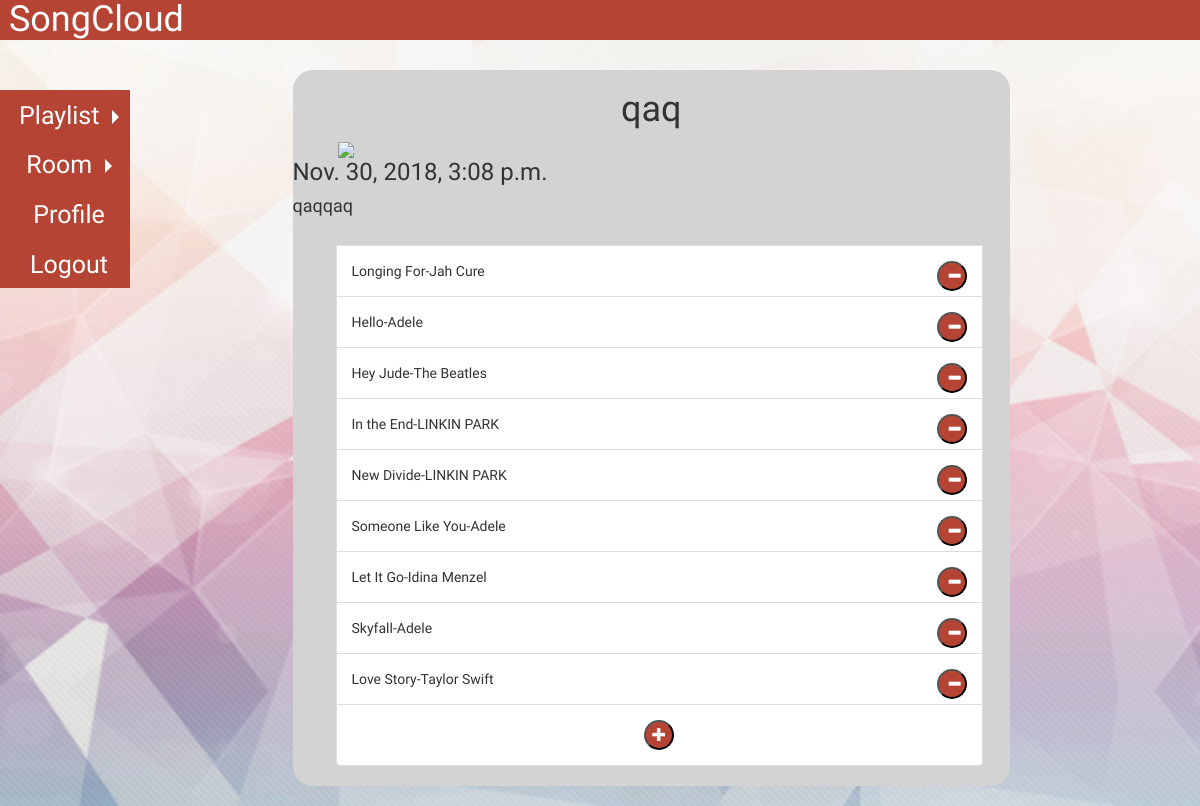
Page /songcloud/playlist/2 on the committed database.
### songcloud/models.py (models this page shows, shortened)
class Playlist(models.Model):
    owner = models.ForeignKey(User, on_delete=models.CASCADE)
    songs = models.ManyToManyField(Song)
    name = models.CharField(max_length=50)
    description = models.CharField(max_length=420, blank=True)
    photo = models.ImageField(upload_to="playlist-photos", blank=True, default='playlist-photos/default.png')
    date = models.DateTimeField(auto_now_add=True, blank=True)

class Song(models.Model):
    songId = models.CharField(max_length=20)
    name = models.CharField(max_length=100, blank=True)
    artist = models.CharField(max_length=100, blank=True)
    album = models.CharField(max_length=100, blank=True)
    def __str__(self):
        return self.name + \
            "-" + self.artist

### songcloud/views.py (the view)
# urls.py: url(r'^playlist/(?P<id>\d+)$', views.get_playlist, name='playlist'),
def get_playlist(request, id):
	context = {}
	playlist = get_object_or_404(Playlist, id = id)
	context['playlist'] = playlist
	context['current_user'] = request.user
	return render(request, 'playlist.html', context)

### songcloud/templates/playlist.html (shortened to what this page needs)
{% extends "base.html" %}
{% load static %}
{% block content %}
    <div id="container" class="col-md-7 bg-grey round1">
        <h1 class="text-center">{{playlist.name}}</h1>
        <div class="row">
            <div id="playlist_image" class="col-md-4">
                <img src="{% url 'pl_photo' playlist.id%}" width="200" style="margin-left: 30px">
            </div>
            <div id="list_info">
                <h3>{{playlist.date}}</h3>
                <h4>{{playlist.description}}</h4>
            </div>
        </div>
        <br>
        <div>
            <div id="playlist" style="margin-left: 13px" class="col-md-12" >
                <ul class="list-group" >
                    {% for song in playlist.songs.all %}
                    <li class="list-group-item1" style="background-color: white">
                        <span>{{song}}</span>
                        <button class="badge minus">
                            <span ><i class="glyphicon glyphicon-minus"></i></span>
                        </button>
                    </li>
                    {% endfor %}
                    <li class="list-group-item1" style="background-color: white">
                        <button class="center-block plus bg-BENIKABA" type="submit" form="hide">
                            <span><i class="glyphicon glyphicon glyphicon-plus"></i></span>
                        </button>
                    </li>
                </ul>
            </div>
        </div>
    </div>
{% endblock %}

### songcloud/templates/base.html (shortened to what this page needs)
<!DOCTYPE html>
<html lang="en">
<head>
    {% load static %}
    <link href="{% static 'songcloud/bootstrap.css' %}" rel="stylesheet">
</head>
<body background="/static/songcloud/images/d2.png" style="background-size:cover; font-family: 'Electrolize', sans-serif;">
<div id="header" class="bg-BENIKABA text-left to-top">
    <h1>&nbsp;SongCloud</h1>
</div>
<div class="row">
    <div id="navbar" class="col-md-3">
        <div class="dropdown dropright">
            <button type="button" class="dropdown-toggle nav-buttom" data-toggle="dropdown">
                Playlist
            </button>
        </div>
        <div class="dropdown dropright">
            <button type="button" class="dropdown-toggle nav-buttom" data-toggle="dropdown">
                Room
            </button>
            <a href="{% url 'profile' request.user.id %}"><button type="button" class="nav-buttom">
                Profile
            </button></a>
            <a href="{% url 'logout' %}"><button type="button" class="nav-buttom">
                Logout
            </button></a>
        </div>
    </div>
    {% block content %}{% endblock %}
</div>
<br>
</body>
</html>

### rows in the picture
Playlist: name "qaq", date "Nov. 30, 2018, 3:08 p.m.", description "qaqqaq"
Song: name+artist "Longing For-Jah Cure"
Song: name+artist "Hello-Adele"
Song: name+artist "Hey Jude-The Beatles"
Song: name+artist "In the End-LINKIN PARK"
Song: name+artist "New Divide-LINKIN PARK"
Song: name+artist "Someone Like You-Adele"
Song: name+artist "Let It Go-Idina Menzel"
Song: name+artist "Skyfall-Adele"
Song: name+artist "Love Story-Taylor Swift"
